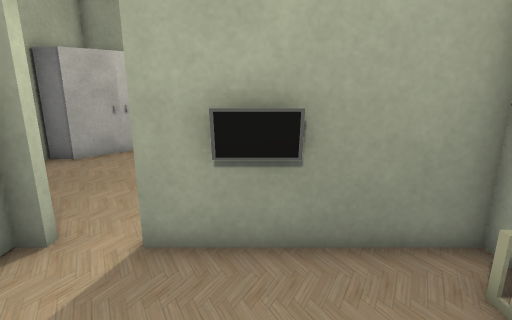
View 1 (above)

16 first-person views from a walk through a Unity game level. The camera is 1.4 m above the floor, tilts 14° down and sees 80° across. Doors are open. The floor is counted in squares, 0.5 m on a side. Each view is taken from the middle of a square. On the plan, view 1 faces up. The plan holds only what a view shows up to about 20 squares ahead; the rest is blank. Some surface patterns are stand-ins.

View 2
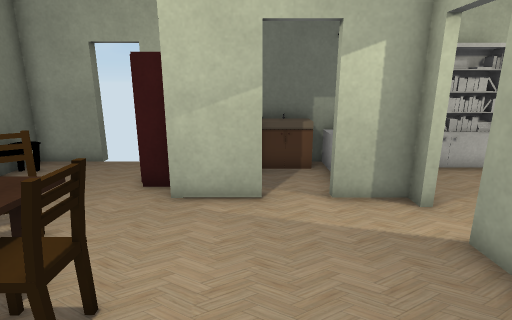

View 3
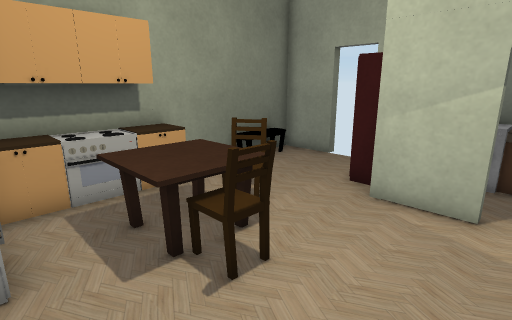

View 4
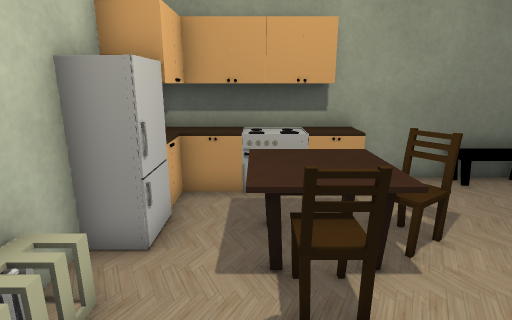

View 5
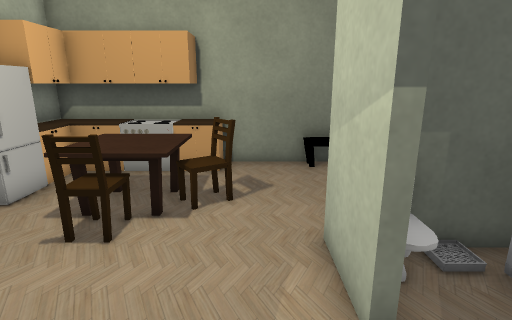

View 6
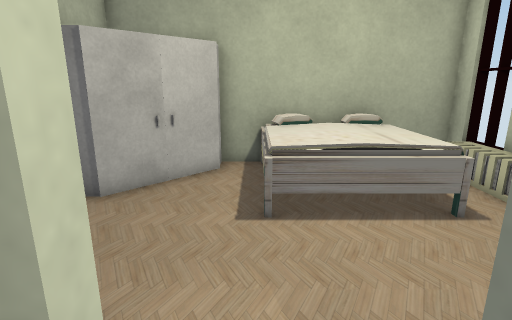

View 7
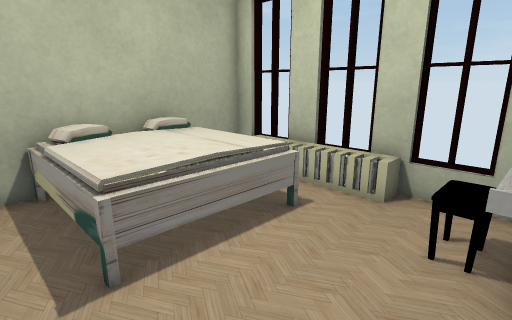

View 8
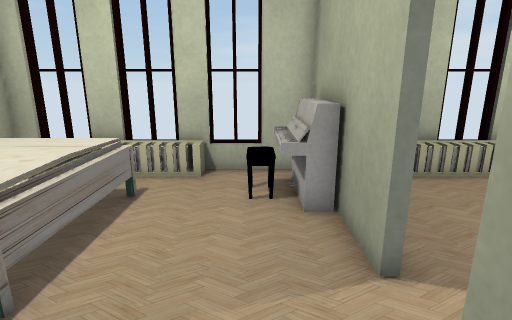

View 9
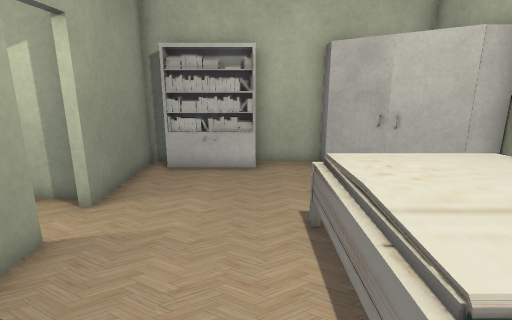

View 10
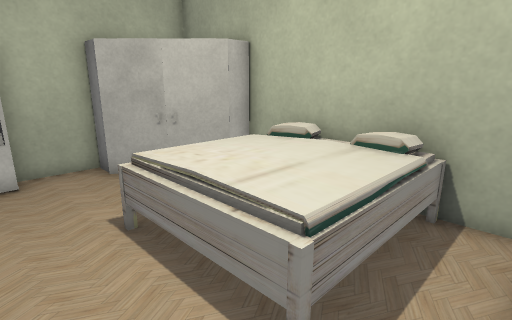

View 11
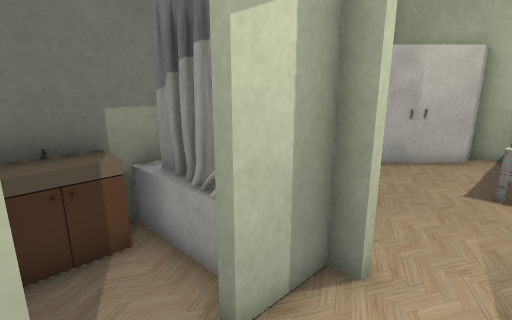

View 12
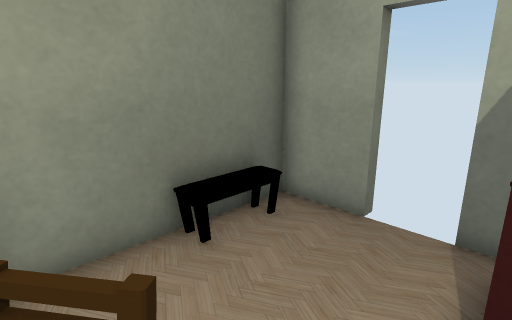

View 13
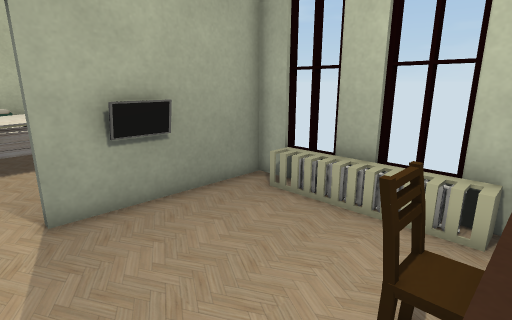

View 14
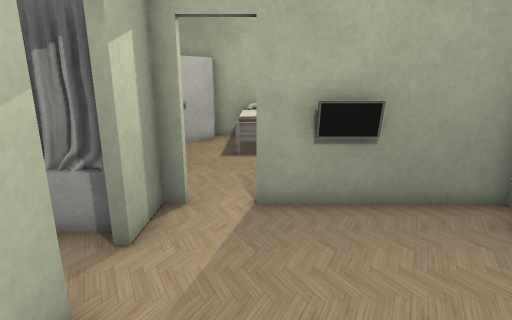

View 15
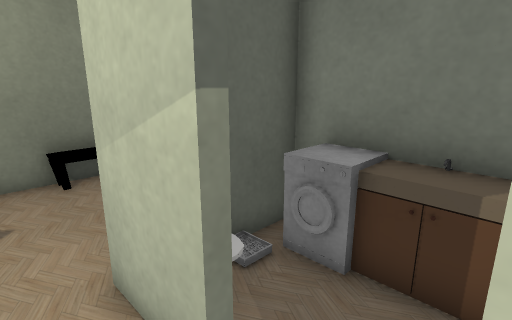

View 16
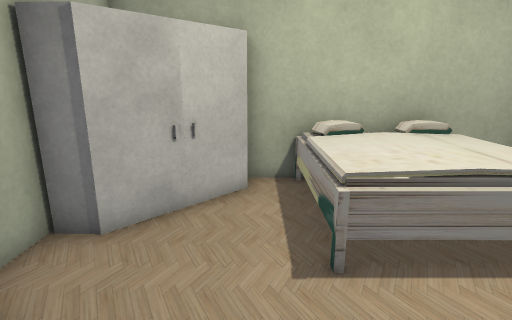

### Floor plan
Key: @ floor where view 1 was taken; # wall or solid block; x gap in a wall; . floor; D open door; = window, fence, low wall or low ledge; v drop or lower ground; C closet; T TV; B bookshelf; S sink; H chair; A table; M machine; F fridge; E stove; G bed; P piano; O other object.
Columns run from 8 left of view 1 to 5 right of it. Each row starts with its distance up from view 1.
 15     #########
 14    CCGGGGG..x
 13   CC.GGGGG..
 12 #CC..GGGGG.O##
 11 #C...GGGGG..O#
 10 #....GGGGG..x#
  9 #B..........#
  8 #B..........
  7 #B.......HH.#
  6 #B...DDDPPPP#
  5 #####DDDT####
  4 #OOO#...T...x#
  3 #SOOD.......O#
  2 #S..D.......O#
  1 #M.#D.......O#
  0 #M.#D...@...O#
 -1 ###O#...H...x
 -2 #CCC...AOx..#
 -3 D.....H  v.F#
 -4 D.....#=Ov.F#
 -5 x..........OO
 -6 #.....OOEEOO#
 -7 #############

Where each view was taken, in squares from view 1:
view 1: 0 up, 0 right, facing up
view 2: 1 up, 3 right, facing left
view 3: 2 up, 3 right, facing down-left
view 4: 2 up, 1 right, facing down
view 5: 4 up, 3 left, facing down
view 6: 4 up, 3 left, facing up
view 7: 6 up, 4 left, facing up-right
view 8: 7 up, 6 left, facing right
view 9: 9 up, 3 right, facing left
view 10: 8 up, 3 right, facing up-left
view 11: 1 up, 2 left, facing up-left
view 12: 2 down, 2 left, facing down-left
view 13: 2 down, 3 left, facing up-right
view 14: 2 down, 2 left, facing up
view 15: 3 up, 3 left, facing down-left
view 16: 6 up, 4 left, facing up
